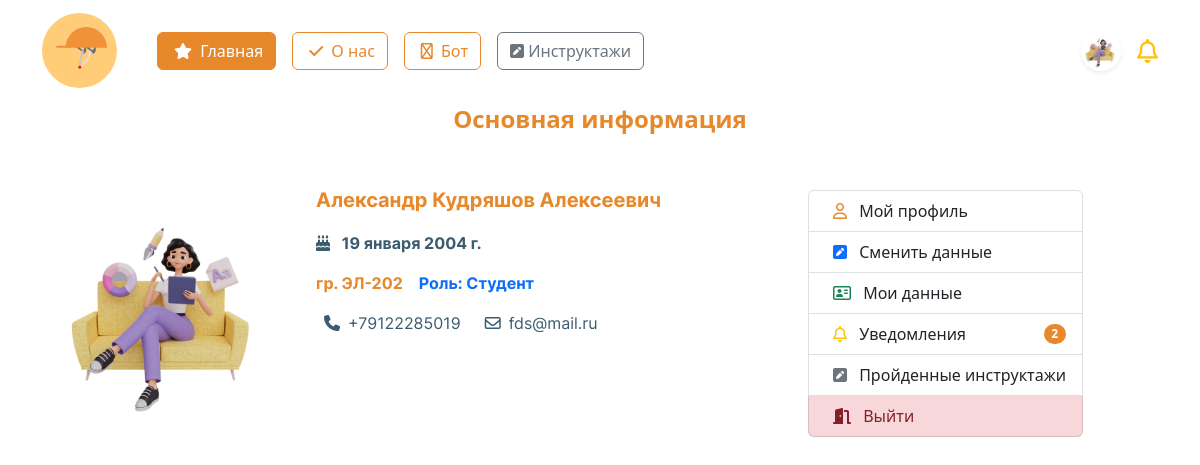
Screenshot of /account/profile/ (signed in) with the database file from the repository.
### initru/models.py (models this page shows, shortened)
class CustomUser(AbstractUser):  # custom user for Users with django
    gen = (
        ('m', 'Мужской'),
        ('j', 'Женский')
    )
    patronymic = models.CharField(
        'Отчество',
        max_length=250,
    )
    gender = models.CharField(
        'Пол', choices=gen,
        max_length=3, null=True,
    )
    birthday_date = models.DateField(
        'Дата рождения', null=True,
    )
    region  = models.ForeignKey(
        Region, on_delete=models.CASCADE,
        null=True, verbose_name='Регион',
    )
    city  = ChainedForeignKey(
        City,
        chained_field='region',
        chained_model_field="region",
        show_all=False,
        auto_choose=True,
        null=True,
        sort=True)
    street  = models.ForeignKey(
        Street, on_delete=models.CASCADE,
        null=True, verbose_name='Улица',
    )
    house = models.IntegerField(
        "Номер дома", null=True,
    )
    flat = models.IntegerField(
        'Этаж', null=True,
    )
    avatar = models.ImageField(
        upload_to='images/users/',
        null=True,
        blank=True,
    )
    phone_number = models.CharField(
        'Номер телефона', max_length=20,unique=True,
        blank=False, null=True,
    )
    type_user  = models.ForeignKey(
        typeuser, on_delete=models.CASCADE,
        verbose_name='Тип пользователя', null=True,
    )
    groupStud  = models.ForeignKey(
        Groups, on_delete=models.CASCADE,
        verbose_name='Группа', null=True,
        blank=True
    )
    role  = models.ForeignKey(
        role, on_delete=models.CASCADE,
        null=True, verbose_name='Роль',
    )
    date_end = models.DateField(
        'Дата завершения зачисления',
        null=True,
    )

class Groups(models.Model):
    name_group = models.CharField(
        'Название группы',
        max_length=8
    )
    special  = models.ForeignKey(
        Spec, on_delete=models.CASCADE,
        null=False, verbose_name='Специальность'
    )
    class Meta:
        verbose_name = 'Группа'
        verbose_name_plural = 'Группы'
    def __str__(self):
        return self.name_group

class role(models.Model):
    name_role = models.CharField(
        'Название роли',
        max_length=25
    )
    class Meta:
        verbose_name = 'Роль'
        verbose_name_plural = 'Роли'
    def __str__(self):
        return self.name_role

### initru/views.py (the view, shortened to what this page needs)
# urls.py: path('account/profile/', profileView, name="profile"),
@login_required  # обязательная авторизация
def profileView(request):
    page_name = 'profile.html'
    return render(request, page_name)

### initru/templates/profile.html (shortened to what this page needs)
{% extends "./base.html" %}
{% load static %}
{% block content %}
<p class="text-center fw-bold fs-4" style='color:#E7882B;'>Основная информация</p>
<div class="container">
    <div class='mt-5 d-flex' style = 'min-height: 35vh;'>
        <div id='box' class='col d-flex'>
                <div>
                    {% if request.user.avatar %}
                    <div class="rounded" style="
                            width:250px;
                            height:250px;
                            background-image: url('{{ request.user.avatar.url }}');
                            background-size: cover;
                            background-position: center;
                        ">
                    </div>
                    {% endif %}
                </div>
                <div class='mx-4'>
                    <p class='fw-bold fs-5' style='font-family: "Inter-Bold"; color:#E7882B;'>{{ request.user.first_name }}
                        {{ request.user.last_name }} {{ request.user.patronymic }}</p>
                    <p class='fw-bold' style='font-family: "Inter-Bold"; color:#3B5B6F;'>
                        <i class="fa-solid fa-cake-candles"></i>
                        <span class='mx-2'>{{ request.user.birthday_date }}</span>
                    </p>
                    {% if user.is_superuser %}
                    <div class='d-flex'>
                        {% if request.user.groupStud %}
                        <p style='font-family: "Inter-Bold"; color:#E7882B;'>гр. {{ request.user.groupStud }}</p>
                        {% endif %}
                        <p class='text-danger mx-3' style='font-family: "Inter-Bold";'>Роль: Администратор</p>
                    </div>
                    {% else %}
                    <div class='d-flex'>
                        {% if request.user.groupStud %}
                        <p style='font-family: "Inter-Bold"; color:#E7882B;'>гр. {{ request.user.groupStud }}</p>
                        {% endif %}
                        <p class='text-primary mx-3' style='font-family: "Inter-Bold";'>Роль: {{ request.user.role }}</p>
                    </div>
                    {% endif %}
                    {% if request.user.phone_number %}
                    <div class='d-flex'>
                        <p class='d-flex align-items-center' style='font-family: "Inter-Regular"; color:#3B5B6F;'>
                            <i class="fa-solid fa-phone mx-2"></i>
                            {{ request.user.phone_number }}
                        </p>
                        <p class='d-flex align-items-center mx-3' style='font-family: "Inter-Regular"; color:#3B5B6F;'>
                            <i class="fa-regular fa-envelope mx-2"></i>
                            {{ request.user.email }}
                        </p>
                    </div>
                    {% endif %}
                </div>
        </div>
    <div class='col-5 d-flex align-items-center' style="max-width:350px; width: 100%;">
        <div class="list-group" style = 'position: fixed; top:190px;'>
            <a href="{% url 'profile' %}" class="list-group-item list-group-item-action">
                <i class="fa-regular fa-user mx-2" style='color:#E7882B;'></i>
                Мой профиль
            </a>
            <button class="list-group-item list-group-item-action" data-name = 'edit' name='menu-profile'>
                <i class="fa-solid fa-square-pen mx-2 text-primary"></i>
                Сменить данные
            </button>
            <button class="list-group-item list-group-item-action" data-name = 'detail' name ='menu-profile'>
                <i class="fa-regular fa-address-card mx-2 text-success"></i>
                Мои данные
            </button>
            <button href="#" class="list-group-item d-flex justify-content-between align-items-center" data-name = 'notifications' name ='menu-profile'>
                <div>
                    <i class="fa-regular fa-bell mx-2 text-warning"></i>
                    Уведомления
                </div>
                <span class="badge rounded-pill text-white" style="color:#E7882B; background-color:#E7882B;">2</span>
            </button>
            <button class="list-group-item list-group-item-action" data-name = 'passed_inst' name ='menu-profile'>
                <i class="fa-solid fa-square-pen mx-2 text-secondary"></i>
                Пройденные инструктажи
            </button>
            <a href="{% url 'logout' %}" class="list-group-item list-group-item-danger list-group-item-action">
                <i class="fa-solid fa-door-open mx-2"></i>
                Выйти
            </a>
        </div>
    </div>
    </div>
</div>
{% endblock %}

### initru/templates/base.html (shortened to what this page needs)
<!DOCTYPE html>
{% load static %}
<html lang="ru">
<head>
	<link rel="stylesheet" href="{% static 'css/bootstrap.min.css' %}">
	<link rel="stylesheet" href="{% static 'css/style.css' %}">
	<link href="{% static 'fontawesomefree/css/fontawesome.css' %}" rel="stylesheet" type="text/css">
	<link href="{% static 'fontawesomefree/css/brands.css' %}" rel="stylesheet" type="text/css">
	<link href="{% static 'fontawesomefree/css/solid.css' %}" rel="stylesheet" type="text/css">
</head>
<header>
	<nav class="navbar">
		<div class="container">
			<div class='d-flex align-items-center'>
				<a href="{% url 'main' %}" class="navbar-brand">
					<img src="{% static 'images/logo.svg' %}" alt="logo" height="75">
				</a>
				<div class="d-flex mx-3 flex-wrap">
					<a class='btn btn-orange mx-2' href="{% url 'main' %}">
						<i class="fa-solid fa-star mx-1"></i>
						Главная
					</a>
					<a class='btn btn-outline-orange mx-2' href="{% url 'about' %}">
						<i class="fa-solid fa-check mx-1"></i>
						О нас
					</a>
					<a class='btn btn-outline-orange mx-2' href="">
						<i class="fa-regular fa-robot mx-1"></i>
						Бот
					</a>
					{% if user.is_authenticated %}
					<a class='btn btn-outline-secondary mx-2' href="{% url 'brief' %}">
						<i class="fa-solid fa-square-pen"></i>
						Инструктажи
					</a>
					{% endif %}
				</div>
			</div>
			<div class='navbar d-flex justify-content-center'>
				{% if user.is_authenticated %}
				<div class="dropdown text-end d-flex mx-2">
					<a class="d-block link-dark text-decoration-none d-flex align-items-center" id="dropdownUser1" data-bs-toggle="dropdown" aria-expanded="false">
						<div class = 'rounded-circle mx-2 shadow-sm' style = '
						width: 40px;
						height: 40px;
						background-position: center;
						background-repeat: no-repeat;
						background-size: cover;
						background-clip: unset;
						background-image: url("{{ request.user.avatar.url }}");
						'></div>
					</a>
				</div>
				<i class="fa-regular fa-bell fs-4 text-warning"></i>
				{% else %}
				<div class="dropdown text-end">
					<a href="{% url 'login' %}" class="d-block link-dark text-decoration-none">
						<img src="{% static 'images/startPage/user/user.svg' %}" alt="user">
					</a>
				</div>
				{% endif %}
			</div>
		</div>
	</nav>
</header>
<body>
	<main>
		{% block content %}
		{% endblock content %}
	</main>
</body>
</html>

### rows the page displays
CustomUser: user.avatar (picture), user.first_name "Александр", user.last_name "Кудряшов", user.patronymic "Алексеевич", user.birthday_date "19 января 2004 г.", user.groupStud "ЭЛ-202", user.role "Студент", user.phone_number "+79122285019", user.email "fds@mail.ru"
